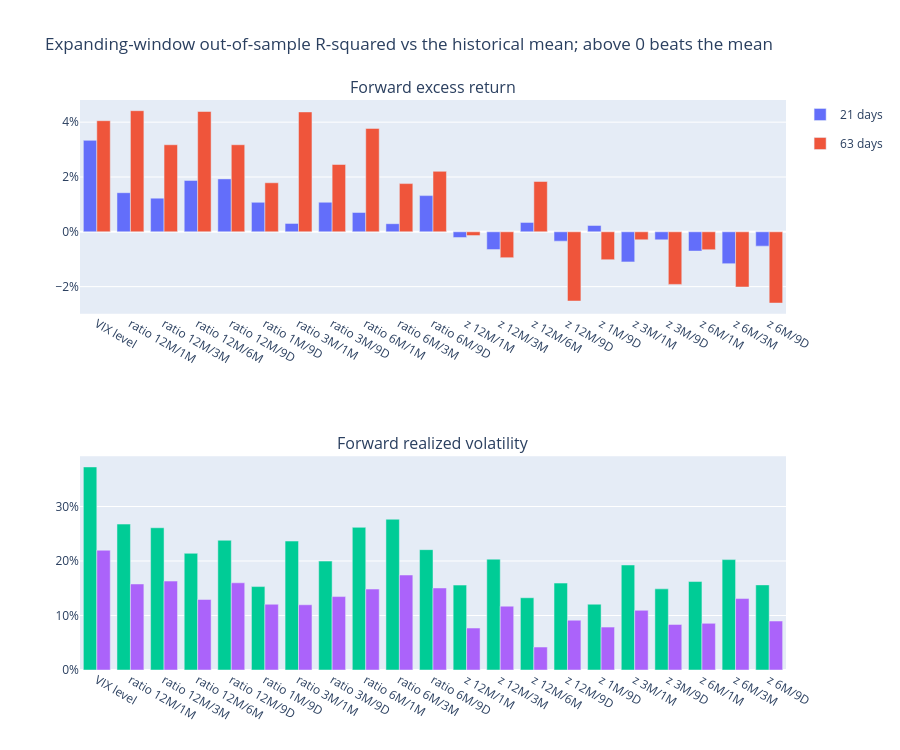

Source (notebook cell):
### Code cell
oos = read("oos_r2.csv")
oos["label"] = np.where(oos["pair"] == "VIX level", "VIX level", oos["signal"] + " " + oos["pair"])
fig = make_subplots(rows=2, cols=1, subplot_titles=["Forward excess return", "Forward realized volatility"],
                    vertical_spacing=0.25)
for row, target in enumerate(["excess_return", "realized_vol"], start=1):
    for horizon in sorted(oos["horizon"].unique()):
        rows = oos[(oos["target"] == target) & (oos["horizon"] == horizon)].sort_values("label")
        fig.add_trace(go.Bar(x=rows["label"], y=rows["oos_r2"], name=f"{horizon} days",
                             showlegend=row == 1, legendgroup=str(horizon)), row=row, col=1)
fig.update_yaxes(tickformat=".0%")
fig.update_layout(height=750, barmode="group",
                  title="Expanding-window out-of-sample R-squared vs the historical mean; above 0 beats the mean")
fig.show()

### Figure 1 — Plotly figure (JSON) as saved in the notebook; plotly's stock layout.template omitted (floating-point values rounded to 4 significant figures)
{"data": [{"legendgroup": "21", "name": "21 days", "showlegend": true, "type": "bar", "x": ["VIX level", "ratio 12M/1M", "ratio 12M/3M", "ratio 12M/6M", "ratio 12M/9D", "ratio 1M/9D", "ratio 3M/1M", "ratio 3M/9D", "ratio 6M/1M", "ratio 6M/3M", "ratio 6M/9D", "z 12M/1M", "z 12M/3M", "z 12M/6M", "z 12M/9D", "z 1M/9D", "z 3M/1M", "z 3M/9D", "z 6M/1M", "z 6M/3M", "z 6M/9D"], "xaxis": "x", "y": [0.03336, 0.01427, 0.01228, 0.01874, 0.01931, 0.01075, 0.003076, 0.01078, 0.007057, 0.002958, 0.0132, -0.002074, -0.006489, 0.003439, -0.003414, 0.002317, -0.01097, -0.002936, -0.007027, -0.01161, -0.005226], "yaxis": "y"}, {"legendgroup": "63", "name": "63 days", "showlegend": true, "type": "bar", "x": ["VIX level", "ratio 12M/1M", "ratio 12M/3M", "ratio 12M/6M", "ratio 12M/9D", "ratio 1M/9D", "ratio 3M/1M", "ratio 3M/9D", "ratio 6M/1M", "ratio 6M/3M", "ratio 6M/9D", "z 12M/1M", "z 12M/3M", "z 12M/6M", "z 12M/9D", "z 1M/9D", "z 3M/1M", "z 3M/9D", "z 6M/1M", "z 6M/3M", "z 6M/9D"], "xaxis": "x", "y": [0.04053, 0.04418, 0.03176, 0.04389, 0.03176, 0.01789, 0.04373, 0.02455, 0.03771, 0.01759, 0.02206, -0.001388, -0.009426, 0.01836, -0.02525, -0.01017, -0.002914, -0.01918, -0.006518, -0.02013, -0.02599], "yaxis": "y"}, {"legendgroup": "21", "name": "21 days", "showlegend": false, "type": "bar", "x": ["VIX level", "ratio 12M/1M", "ratio 12M/3M", "ratio 12M/6M", "ratio 12M/9D", "ratio 1M/9D", "ratio 3M/1M", "ratio 3M/9D", "ratio 6M/1M", "ratio 6M/3M", "ratio 6M/9D", "z 12M/1M", "z 12M/3M", "z 12M/6M", "z 12M/9D", "z 1M/9D", "z 3M/1M", "z 3M/9D", "z 6M/1M", "z 6M/3M", "z 6M/9D"], "xaxis": "x2", "y": [0.3726, 0.2677, 0.261, 0.2141, 0.238, 0.1531, 0.2366, 0.1998, 0.2618, 0.2766, 0.2208, 0.1558, 0.2034, 0.1326, 0.1595, 0.1207, 0.1927, 0.1489, 0.1623, 0.2025, 0.1562], "yaxis": "y2"}, {"legendgroup": "63", "name": "63 days", "showlegend": false, "type": "bar", "x": ["VIX level", "ratio 12M/1M", "ratio 12M/3M", "ratio 12M/6M", "ratio 12M/9D", "ratio 1M/9D", "ratio 3M/1M", "ratio 3M/9D", "ratio 6M/1M", "ratio 6M/3M", "ratio 6M/9D", "z 12M/1M", "z 12M/3M", "z 12M/6M", "z 12M/9D", "z 1M/9D", "z 3M/1M", "z 3M/9D", "z 6M/1M", "z 6M/3M", "z 6M/9D"], "xaxis": "x2", "y": [0.2198, 0.1578, 0.1632, 0.1294, 0.16, 0.1206, 0.1197, 0.1347, 0.1485, 0.1743, 0.1505, 0.07696, 0.1171, 0.04213, 0.09137, 0.07869, 0.1095, 0.08361, 0.08557, 0.1311, 0.08986], "yaxis": "y2"}], "layout": {"annotations": [{"font": {"size": 16}, "showarrow": false, "text": "Forward excess return", "x": 0.5, "xanchor": "center", "xref": "paper", "y": 1, "yanchor": "bottom", "yref": "paper"}, {"font": {"size": 16}, "showarrow": false, "text": "Forward realized volatility", "x": 0.5, "xanchor": "center", "xref": "paper", "y": 0.375, "yanchor": "bottom", "yref": "paper"}], "barmode": "group", "height": 750, "title": {"text": "Expanding-window out-of-sample R-squared vs the historical mean; above 0 beats the mean"}, "xaxis": {"anchor": "y", "domain": [0, 1]}, "xaxis2": {"anchor": "y2", "domain": [0, 1]}, "yaxis": {"anchor": "x", "domain": [0.625, 1], "tickformat": ".0%"}, "yaxis2": {"anchor": "x2", "domain": [0, 0.375], "tickformat": ".0%"}}}
